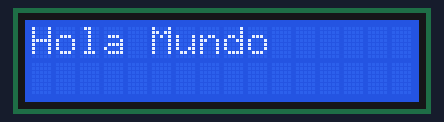
Bench run of a sketch on a simulated Arduino Uno, built with avr-gcc and run on an emulated ATmega328P. On the bench: 16×2 character LCD.

Above: at 0.1 s.
At 2.6 s:
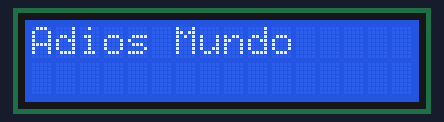
At 5.6 s:
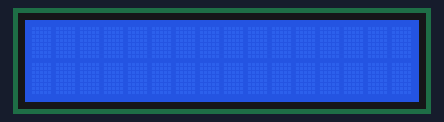

Measured:
- by itself, everything shown: repeats every 6.5 s, in 4 steps
- what the display in image 1 shows lasts 3.0 s, from 2.6 s to 5.6 s
- what the display in image 2 shows lasts 1.0 s, from 5.6 s to 6.6 s

The sketch:

LCD.ino
```cpp
#include <Wire.h>
#include <LiquidCrystal_I2C.h>

LiquidCrystal_I2C lcd(0x27, 16, 2);

void setup() {
  lcd.init();
  lcd.backlight();
}

void loop() {
  lcd.clear();
  lcd.setCursor(0, 0);
  lcd.print("Hola Mundo");
  delay(2000);

  lcd.clear();
  delay(500);

  lcd.setCursor(0, 0);
  lcd.print("Adios Mundo");
  delay(3000);

  lcd.clear();
  delay(1000);
}
```
